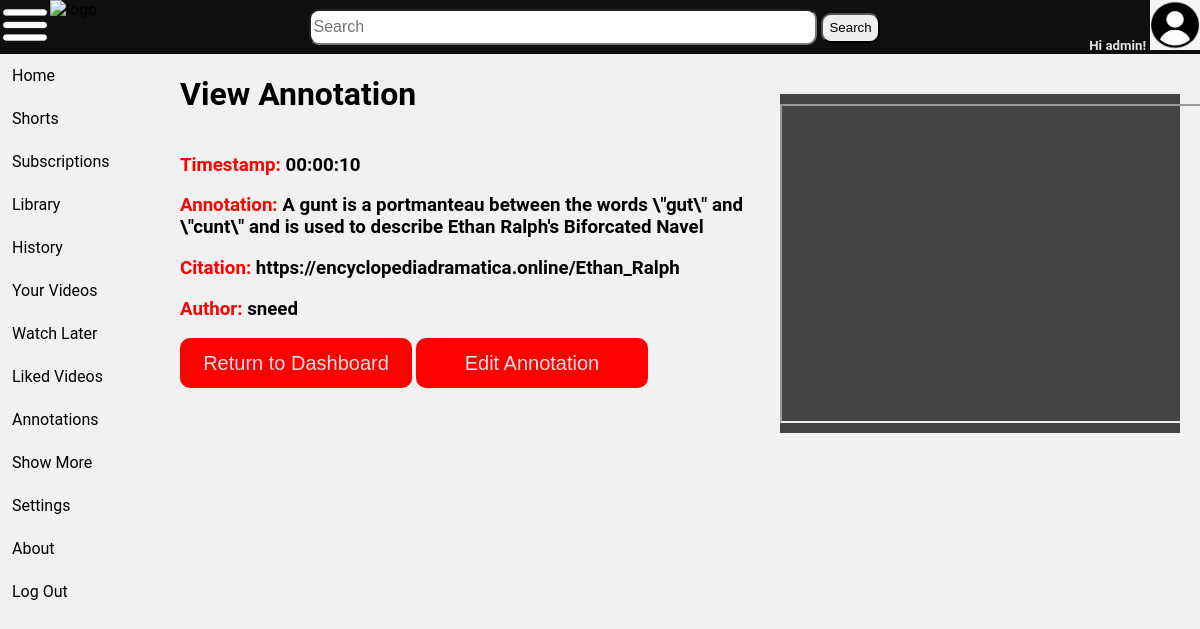
/viewAnnotation?id=2 (signed in), run on the app's committed database.
### annotationapp/models.py (models this page shows)
class annotation (models.Model):
    timestamp = models.CharField(max_length=8)
    annotation = models.TextField(blank=False)
    citation = models.CharField(max_length=255)
    author = models.ForeignKey(newUsers, on_delete=models.CASCADE)

class newUsers (models.Model):
    user = models.OneToOneField(User, on_delete=models.CASCADE, null=True, default=None)
    userid = models.CharField(max_length=255)
    username = models.CharField(max_length=255)

### annotationapp/views.py (the view)
# urls.py: path('viewAnnotation', views.viewAnnotation, name='viewAnnotation'),
def viewAnnotation(request):
    id = int(request.GET.get("id", default=None))
    if annotation.objects.filter(id=id).exists():
        annotationSelected = annotation.objects.get(id=id)
        return render(request,"viewAnnotation.html", {"id":id, "annotation":annotationSelected})
    else:
        raise Http404("The requested item cannot be found.")

### annotationapp/context.py (called while the page is built)
def get_annotations(request):
    return {"annotations": ANNOTATIONS}

def get_chats(request):
    return {"chats": CHAT}

### annotationapp/templates/viewAnnotation.html (shortened to what this page needs)
{% extends "base1.html" %}
{% block centerFeed %} {% if user.is_authenticated %}
<h1>View Annotation</h1>
<div id="viewAnnotation">
  <h3><b>Timestamp:</b> {{annotation.timestamp}}</h3>
  <h3><b>Annotation:</b> {{annotation.annotation}}</h3>
  <h3><b>Citation:</b> {{annotation.citation}}</h3>
  <h3><b>Author:</b> {{annotation.author.username}}</h3>
</div>
<div id="annotationMenu">
  <button id="returnDashboard">Return to Dashboard</button>
  <button id="editAnnotation">Edit Annotation</button>
</div>
{% else %}
<div id="noLogin">
  <h1>You must be logged in to see this page.</h1>
  <h3>Click <a href="{% url 'login' %}">here</a> to log in!</h3>
</div>
{% endif %} {% endblock %} {% block rightnav %} {% if user.is_authenticated %}
<div class="rightnav">
  <iframe width="420" height="315" src="https://www.youtube.com/embed/zCO7p_Ov_9w"> </iframe>
</div>
{% endif %} {% endblock %}

### annotationapp/templates/base1.html (shortened to what this page needs)
{% load static %}
<!DOCTYPE html>
<html lang="en">
  <head>
    <link href="/static/css/stylesheet.css?{% now 'U' %}" rel="stylesheet" type="text/css" />
  </head>
  <body>
    <div class="header">
      <img src="{% static 'images/menu.png' %}" id="menuToggle" alt="hamburger" />
      <img src="{% static 'images/favicon.png' %}" alt="logo" />
      <div class="center">
        <input type="text" id="searchbar" placeholder="Search" />
        <button id="searchbtn">Search</button>
      </div>
      <div class="right">
        {% if user.is_authenticated %}
        <h5>Hi {{ user.username }}!</h5>
        {% else %}
        <h5><a href="{% url 'login' %}">Log in Here!</a></h5>
        {% endif %}
        <a href="{% url 'login' %}"><img src="{% static 'images/profile.png' %}" alt="profile" /></a>
      </div>
    </div>
    <div id="sidenav">
      <ul class="navi">
        <li>Home</li>
        <li>Shorts</li>
        <li>Subscriptions</li>
        <li>Library</li>
        <li>History</li>
        <li>Your Videos</li>
        <li>Watch Later</li>
        <li>Liked Videos</li>
        <li><a href="{% url 'annotationList' %}">Annotations</a></li>
        <li>Show More</li>
      </ul>
      <ul class="about">
        <li>Settings</li>
        <li>About</li>
        <li><a href="{% url 'logout' %}">Log Out</a></li>
      </ul>
    </div>
    <div class="mainBody">
      <div class="content">{% block centerFeed %} {% endblock %}</div>
      {% block rightnav %} {% endblock %}
    </div>
  </body>
</html>

### static/css/stylesheet.css (style rules this page uses)
body { font-family: Roboto, Noto, Arial, Helvetica, sans-serif; margin: 0; background-color: #f1f1f1; }
a { text-decoration: none; }
.mainBody { display: flex; flex-direction: row; align-content: flex-start; }
.header { display: flex; background-color: #0f0f0f; width: 100%; margin-top: auto; margin-bottom: auto; }
.header .center { display: inline; margin: 0 auto; margin-top: auto; margin-bottom: auto; }
.header .right { display: inline; float: right; }
.header .right h5 { display: inline; color: #e2e2e2; }
.header .right a, .header .right a:hover, .header .right a:active { color: #e2e2e2; text-decoration: none; }
#searchbar { border-radius: 10px; height: 30px; width: 500px; font-size: 16px; }
#searchbtn { border-radius: 10px; height: 30px; }
.header img { width: 50px; height: 50px; }
#sidenav { list-style-type: none; margin: 0; padding: 0; float: left; display: flex; flex-direction: column; height: 100%; justify-content: flex-end; }
.navi, .about { list-style-type: none; margin: 0; padding: 0; flex-direction: column; width: 10em; }
#sidenav li { padding: 12px; font-size: 16px; }
#sidenav li a { color: black; text-decoration: none; }
.about { margin-top: auto; }
.content { display: flex; margin: 0; padding: 0; flex-direction: column; margin-left: 20px; width: 60em; }
.rightnav { display: flex; margin: 40px 20px 20px 20px; padding: 0; background-color: #444444; float: right; flex: 50%; width: 400px; flex-direction: column; height: 100%; }
.rightnav iframe { margin: 10px auto 10px auto; }
#viewAnnotation h3 b { color: red; }
#annotationMenu button { height: 50px; background-color: red; border-style: none; color: #e2e2e2; font-size: 20px; border-radius: 10px; width: 40%; }

### data on the page
annotation: timestamp "00:00:10", annotation "A gunt is a portmanteau between the words \\\"gut\\\" and \\\"cunt\\\" and is used to describe Ethan Ralph's Biforcated Navel", citation "https://encyclopediadramatica.online/Ethan_Ralph", author.username "sneed"

### other printed values
{{ user.username }} "admin"
